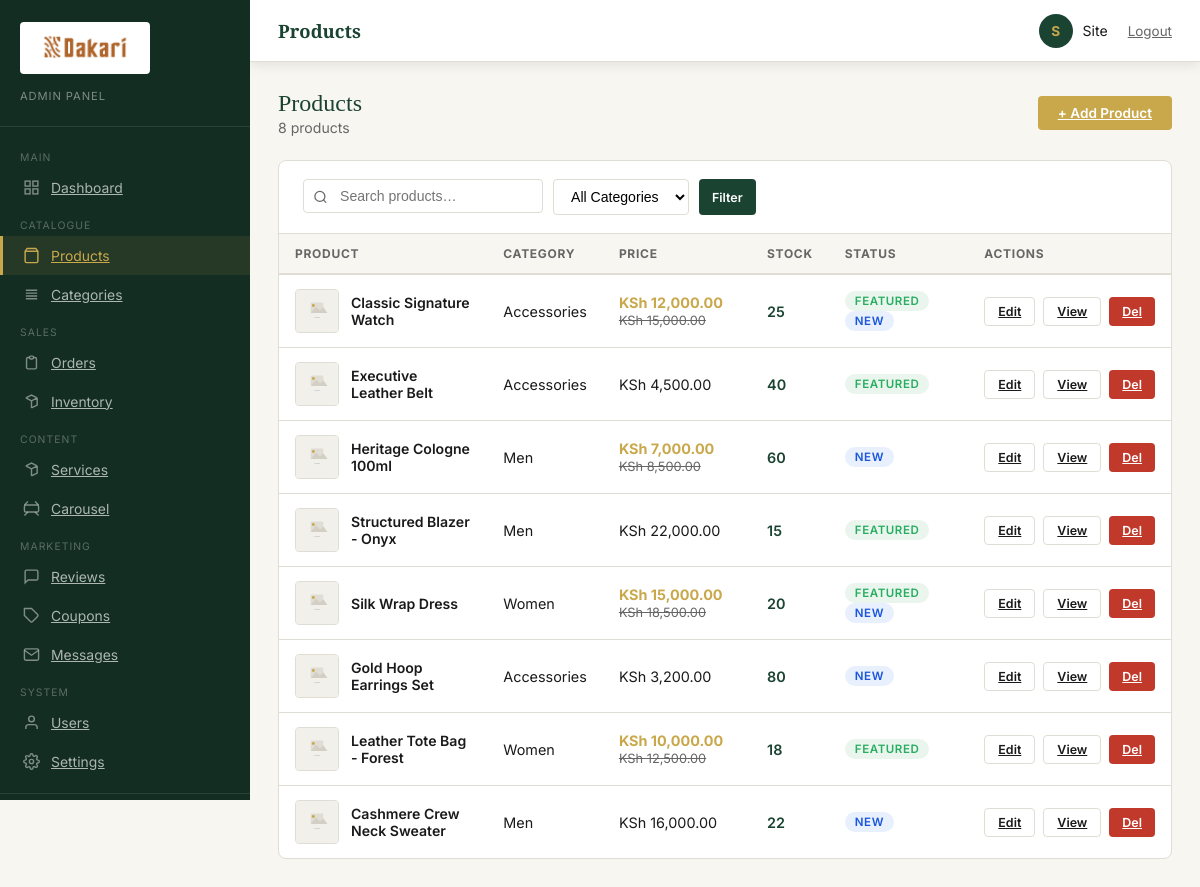
/admin/products.php (signed in), run on the app's committed database.
### tables this page shows
CREATE TABLE IF NOT EXISTS products (
    id              INT UNSIGNED AUTO_INCREMENT PRIMARY KEY,
    name            VARCHAR(220) NOT NULL,
    slug            VARCHAR(250) NOT NULL UNIQUE,
    description     TEXT,
    short_desc      VARCHAR(500),
    price           DECIMAL(12,2) NOT NULL DEFAULT 0.00,
    sale_price      DECIMAL(12,2) DEFAULT NULL,
    sku             VARCHAR(80) UNIQUE,
    stock           INT NOT NULL DEFAULT 0,
    category_id     INT UNSIGNED DEFAULT NULL,
    thumbnail       VARCHAR(255),
    is_featured     TINYINT(1) NOT NULL DEFAULT 0,
    is_new          TINYINT(1) NOT NULL DEFAULT 0,
    is_active       TINYINT(1) NOT NULL DEFAULT 1,
    views           INT UNSIGNED NOT NULL DEFAULT 0,
    created_at      DATETIME NOT NULL DEFAULT CURRENT_TIMESTAMP,
    updated_at      DATETIME NOT NULL DEFAULT CURRENT_TIMESTAMP ON UPDATE CURRENT_TIMESTAMP,
    CONSTRAINT fk_product_category FOREIGN KEY (category_id) REFERENCES categories(id) ON DELETE SET NULL
);

CREATE TABLE IF NOT EXISTS categories (
    id          INT UNSIGNED AUTO_INCREMENT PRIMARY KEY,
    name        VARCHAR(120) NOT NULL,
    slug        VARCHAR(140) NOT NULL UNIQUE,
    description TEXT,
    image       VARCHAR(255),
    parent_id   INT UNSIGNED DEFAULT NULL,
    sort_order  INT NOT NULL DEFAULT 0,
    is_active   TINYINT(1) NOT NULL DEFAULT 1,
    created_at  DATETIME NOT NULL DEFAULT CURRENT_TIMESTAMP
);

### includes/functions.php (called while the page is built, shortened)
<?php
if (!function_exists('db')) {
    function db(): mysqli {
        static $conn = null;
        if ($conn === null) {
            $conn = new mysqli(DB_HOST, DB_USER, DB_PASS, DB_NAME);
            $conn->set_charset(DB_CHARSET);
        }
        return $conn;
    }
}
if (!function_exists('query')) {
    function query(string $sql, string $types = '', ...$params): mysqli_result|bool {
        $db   = db();
        $stmt = $db->prepare($sql);
        if ($types && $params) {
            $stmt->bind_param($types, ...$params);
        }
        $stmt->execute();
        $result = $stmt->get_result();
        return $result !== false ? $result : true;
    }
}
if (!function_exists('fetchOne')) {
    function fetchOne(string $sql, string $types = '', ...$params): ?array {
        $result = query($sql, $types, ...$params);
        if ($result instanceof mysqli_result) {
            $row = $result->fetch_assoc();
            return $row ?: null;
        }
        return null;
    }
}
if (!function_exists('fetchAll')) {
    function fetchAll(string $sql, string $types = '', ...$params): array {
        $result = query($sql, $types, ...$params);
        if ($result instanceof mysqli_result) {
            return $result->fetch_all(MYSQLI_ASSOC);
        }
        return [];
    }
}
function e(string $s): string { return htmlspecialchars($s, ENT_QUOTES, 'UTF-8'); }
function setting(string $key, string $default = ''): string {
    static $cache = [];
    if (empty($cache)) {
        $rows = fetchAll('SELECT setting_key, setting_value FROM settings');
        foreach ($rows as $r) {
            $cache[$r['setting_key']] = $r['setting_value'];
        }
    }
    return $cache[$key] ?? $default;
}
function money(float $amount): string {
    return setting('currency_symbol', 'KSh') . ' ' . number_format($amount, 2);
}
function product_thumb(array $product): string {
    return BASE_URL . '/assets/images/no-image.svg';
}
function is_on_sale(array $product): bool {
    return !empty($product['sale_price']) && (float)$product['sale_price'] < (float)$product['price'];
}

### admin/products.php (the view, shortened to what this page needs)
<?php
$search = trim($_GET['q'] ?? '');
$page   = max(1, (int)($_GET['page'] ?? 1));
$limit  = 20; $offset = ($page - 1) * $limit;
$where = ['p.is_active = 1'];
$params = []; $types = '';
$w = implode(' AND ', $where);
$total    = fetchOne("SELECT COUNT(*) as n FROM products p WHERE $w", $types, ...$params)['n'] ?? 0;
$products = fetchAll("SELECT p.*, c.name as cat_name FROM products p LEFT JOIN categories c ON c.id=p.category_id WHERE $w ORDER BY p.created_at DESC LIMIT ? OFFSET ?", $types.'ii', ...[...$params,$limit,$offset]);
include __DIR__ . '/includes/admin_header.php';
?>
<div class="page-header">
    <div><div class="page-title">Products</div><div class="page-subtitle"><?= $total ?> products</div></div>
    <a href="add-product.php" class="btn btn-gold">+ Add Product</a>
</div>
<div class="card">
    <div class="card-header">
        <form method="get" action="products.php" style="display:flex;gap:10px;flex-wrap:wrap">
            <div class="search-box">
                <svg width="15" height="15" fill="none" stroke="currentColor" stroke-width="2" viewBox="0 0 24 24"><circle cx="11" cy="11" r="8"/><path d="m21 21-4.35-4.35"/></svg>
                <input type="text" name="q" value="<?= e($search) ?>" placeholder="Search products…" id="tableSearch">
            </div>
            <select name="cat" class="filter-select">
                <option value="">All Categories</option>
            </select>
            <button type="submit" class="btn btn-green btn-sm">Filter</button>
        </form>
    </div>
    <div class="table-responsive">
        <table class="data-table">
            <thead><tr><th>Product</th><th>Category</th><th>Price</th><th>Stock</th><th>Status</th><th>Actions</th></tr></thead>
            <tbody>
            <?php foreach ($products as $p): ?>
            <tr>
                <td>
                    <div style="display:flex;align-items:center;gap:12px">
                        <img src="<?= product_thumb($p) ?>" class="product-thumb-sm" alt="">
                        <div>
                            <p style="font-weight:600;font-size:.88rem"><?= e($p['name']) ?></p>
                        </div>
                    </div>
                </td>
                <td><?= e($p['cat_name'] ?? '—') ?></td>
                <td>
                    <?php if (is_on_sale($p)): ?>
                    <span style="color:var(--gold);font-weight:700"><?= money((float)$p['sale_price']) ?></span>
                    <span style="text-decoration:line-through;color:var(--text-muted);font-size:.8rem"><?= money((float)$p['price']) ?></span>
                    <?php else: ?>
                    <?= money((float)$p['price']) ?>
                    <?php endif; ?>
                </td>
                <td><span style="color:<?= $p['stock']==0?'#c0392b':($p['stock']<=5?'#e67e22':'var(--green)') ?>;font-weight:600"><?= $p['stock'] ?></span></td>
                <td>
                    <?php if ($p['is_featured']): ?><span class="status-badge status-active" style="margin-right:4px">Featured</span><?php endif; ?>
                    <?php if ($p['is_new']): ?><span class="status-badge" style="background:#e8f0fe;color:#1a56db">New</span><?php endif; ?>
                </td>
                <td>
                    <div class="actions">
                        <a href="edit-product.php?id=<?= $p['id'] ?>" class="btn btn-sm btn-outline" title="Edit">Edit</a>
                        <a href="<?= BASE_URL ?>/product.php?slug=<?= e($p['slug']) ?>" target="_blank" class="btn btn-sm btn-outline" title="View">View</a>
                        <a href="products.php?delete=<?= $p['id'] ?>" class="btn btn-sm btn-danger" data-confirm="Delete this product?" title="Delete">Del</a>
                    </div>
                </td>
            </tr>
            <?php endforeach; ?>
            </tbody>
        </table>
    </div>
</div>
<?php include __DIR__ . '/includes/admin_footer.php'; ?>

### assets/css/admin.css (style rules this page uses)
*, *::before, *::after { box-sizing: border-box; margin: 0; padding: 0; }
:root { --green: #1B4332; --green-dark: #132d22; --green-mid: #2d6a4f; --gold: #C9A84C; --gold-dark: #a8873a; --white: #ffffff; --off-white: #f8f6f0; --light: #f2f0ea; --border: #e0ddd5; --text: #1a1a1a; --text-muted: #666; --sidebar-w: 250px; --header-h: 62px; --font-serif: 'Playfair Display', Georgia, serif; --font-sans: 'Inter', system-ui, sans-serif; --radius: 4px; --radius-lg: 8px; --shadow: 0 2px 12px rgba(0,0,0,.10); --transition: .2s ease; }
body { font-family: var(--font-sans); color: var(--text); background: var(--off-white); display: flex; }
.page-header { display: flex; align-items: center; justify-content: space-between; margin-bottom: 24px; flex-wrap: wrap; gap: 12px; }
.page-title { font-family: var(--font-serif); font-size: 1.5rem; color: var(--green); }
.page-subtitle { color: var(--text-muted); font-size: .88rem; margin-top: 2px; }
.card { background: var(--white); border: 1px solid var(--border); border-radius: var(--radius-lg); }
.card-header { padding: 18px 24px; border-bottom: 1px solid var(--border); display: flex; align-items: center; justify-content: space-between; }
.table-responsive { overflow-x: auto; }
.data-table { width: 100%; border-collapse: collapse; }
.data-table th { text-align: left; padding: 12px 16px; font-size: .75rem; text-transform: uppercase; letter-spacing: .06em; color: var(--text-muted); border-bottom: 2px solid var(--border); white-space: nowrap; background: var(--off-white); }
.data-table td { padding: 14px 16px; border-bottom: 1px solid var(--border); font-size: .9rem; vertical-align: middle; }
.data-table tr:last-child td { border-bottom: none; }
.data-table .actions { display: flex; gap: 8px; }
.product-thumb-sm { width: 44px; height: 44px; object-fit: cover; border-radius: var(--radius); border: 1px solid var(--border); }
.status-badge { display: inline-block; padding: 3px 10px; border-radius: 20px; font-size: .72rem; font-weight: 600; text-transform: uppercase; letter-spacing: .05em; }
.status-active { background: #eaf5ee; color: #27ae60; }
.btn { display: inline-flex; align-items: center; gap: 6px; padding: 9px 20px; font-size: .85rem; font-weight: 600; border-radius: var(--radius); cursor: pointer; border: none; transition: var(--transition); font-family: var(--font-sans); }
.btn-green { background: var(--green); color: var(--white); }
.btn-gold { background: var(--gold); color: var(--white); }
.btn-outline { background: transparent; border: 1px solid var(--border); color: var(--text); }
.btn-danger { background: #c0392b; color: var(--white); }
.btn-sm { padding: 6px 13px; font-size: .78rem; }
.search-box { position: relative; }
.search-box input { padding: 8px 12px 8px 36px; border: 1px solid var(--border); border-radius: var(--radius); font-size: .88rem; width: 240px; outline: none; }
.search-box svg { position: absolute; left: 10px; top: 50%; transform: translateY(-50%); color: var(--text-muted); }
.filter-select { padding: 8px 13px; border: 1px solid var(--border); border-radius: var(--radius); font-size: .88rem; background: var(--white); cursor: pointer; outline: none; }

### data on the page
products: name "Classic Signature Watch", category.name "Accessories", sale_price "KSh 12,000.00", price "KSh 15,000.00", stock "25", is_featured "FEATURED", is_new "NEW"
products: name "Executive Leather Belt", category.name "Accessories", price "KSh 4,500.00", stock "40", is_featured "FEATURED"
products: name "Heritage Cologne 100ml", category.name "Men", sale_price "KSh 7,000.00", price "KSh 8,500.00", stock "60", is_new "NEW"
products: name "Structured Blazer - Onyx", category.name "Men", price "KSh 22,000.00", stock "15", is_featured "FEATURED"
products: name "Silk Wrap Dress", category.name "Women", sale_price "KSh 15,000.00", price "KSh 18,500.00", stock "20", is_featured "FEATURED", is_new "NEW"
products: name "Gold Hoop Earrings Set", category.name "Accessories", price "KSh 3,200.00", stock "80", is_new "NEW"
products: name "Leather Tote Bag - Forest", category.name "Women", sale_price "KSh 10,000.00", price "KSh 12,500.00", stock "18", is_featured "FEATURED"
products: name "Cashmere Crew Neck Sweater", category.name "Men", price "KSh 16,000.00", stock "22", is_new "NEW"

### other printed values
$admin_page_title "Products"
substr($_SESSION['user_name'] ?? 'A', 0, 1) "S"
$_SESSION['user_name'] "Site"
$total "8"
